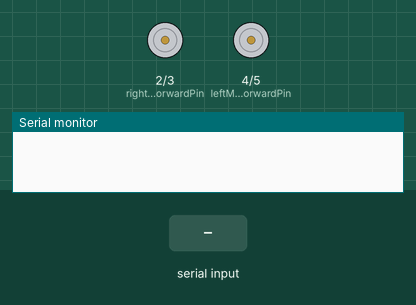
This sketch was run on a simulated Arduino Uno, built with avr-gcc and run on an emulated ATmega328P. Parts: motor-driver pin pairs drawn as motors (green arrow = first pin HIGH = forward, orange = second pin HIGH = backward, longer = more drive), the last lines printed to the serial monitor. The test bench sets the inputs (shaded band).

Above: at 1.2 s.
1.3 s: "F" received over Serial
At 2.1 s:
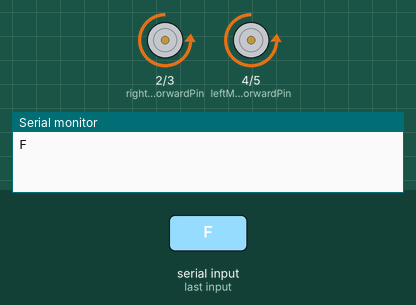
2.8 s: "L" received over Serial
At 3.3 s:
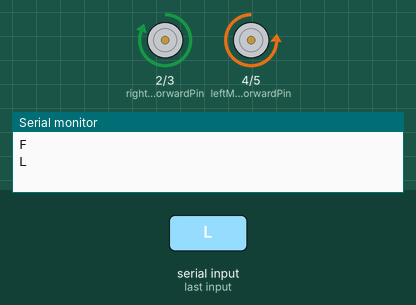
4.3 s: "R" received over Serial
At 5.5 s:
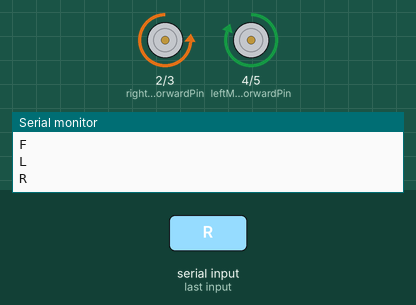
5.8 s: "S" received over Serial
At 6.7 s:
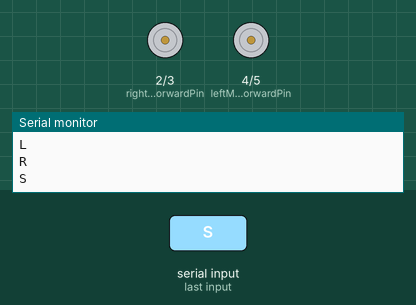
Timing chart, 0 to 8.3 s (numbered marks = the images above; inputs shaded):
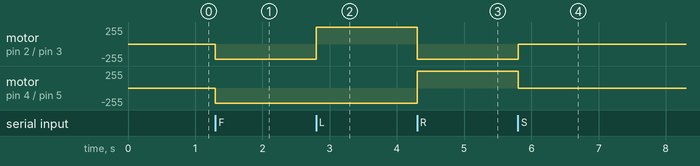

Measured:
- after the input at 1.3 s, motor on pin 2 (rightMotorForwardPin) / pin 3 (rightMotorBackwardPin), motor on pin 4 (leftMotorForwardPin) / pin 5 (leftMotorBackwardPin): stopped → backward 230/255 at once
- after the input at 2.8 s, motor on pin 2 (rightMotorForwardPin) / pin 3 (rightMotorBackwardPin): backward 230/255 → forward 255/255 at once
- after the input at 4.3 s, motor on pin 2 (rightMotorForwardPin) / pin 3 (rightMotorBackwardPin): forward 255/255 → backward 230/255 at once; motor on pin 4 (leftMotorForwardPin) / pin 5 (leftMotorBackwardPin): backward 230/255 → forward 255/255 at once
- after the input at 5.8 s, motor on pin 2 (rightMotorForwardPin) / pin 3 (rightMotorBackwardPin): backward 230/255 → stopped at once; motor on pin 4 (leftMotorForwardPin) / pin 5 (leftMotorBackwardPin): forward 255/255 → stopped at once

The sketch:

RoverArduino.ino
```cpp
// Define motor control pins
const int leftMotorForwardPin = 4;
const int leftMotorBackwardPin = 5;
const int rightMotorForwardPin = 2;
const int rightMotorBackwardPin = 3;

const int fullSpeed = 230;
const int halfSpeed = 255;

const unsigned long timeoutDuration = 2000;  // 2 seconds timeout
unsigned long lastSerialTime = 0;

void setup() {
  // Set motor pins as output
  pinMode(leftMotorForwardPin, OUTPUT);
  pinMode(leftMotorBackwardPin, OUTPUT);
  pinMode(rightMotorForwardPin, OUTPUT);
  pinMode(rightMotorBackwardPin, OUTPUT);

  // Initialize serial communication
  Serial.begin(9600);
}

void loop() {
  // Check if data is available on serial
  if (Serial.available() > 0) {
    // Read the incoming command
    char command = Serial.read();

    // Perform actions based on the command received
    if (command == 'F') {
      moveForward();
    } else if (command == 'B') {
      moveBackward();
    } else if (command == 'L') {
      turnLeft();
    } else if (command == 'R') {
      turnRight();
    } else if (command == 'S') {
      stopMotors();
    } else if (command == 'I') {
      moveForwardLeft();  // forward-left command
    } else if (command == 'J') {
      moveForwardRight();  // forward-right command
    }
    Serial.println(command);
  }

  // lastSerialTime = millis();

  //   // Check for serial timeout
  // if (millis() - lastSerialTime > timeoutDuration) {
  //   stopMotors();  // Stop motors if no command is received within timeout
  // }
}

// Function to move forward
void moveForward() {
  analogWrite(leftMotorForwardPin, 0);
  analogWrite(leftMotorBackwardPin, fullSpeed);
  analogWrite(rightMotorForwardPin, 0);
  analogWrite(rightMotorBackwardPin, fullSpeed);
}

// Function to move backward
void moveBackward() {
  analogWrite(leftMotorForwardPin, 0);
  analogWrite(leftMotorBackwardPin, fullSpeed);
  analogWrite(rightMotorForwardPin, 0);
  analogWrite(rightMotorBackwardPin, fullSpeed);
}

// Function to turn left
void turnLeft() {
  analogWrite(leftMotorForwardPin, 0);
  analogWrite(leftMotorBackwardPin, fullSpeed);  // Reverse left motor
  analogWrite(rightMotorForwardPin, fullSpeed);  // Forward right motor
  analogWrite(rightMotorBackwardPin, 0);
}

// Function to turn right
void turnRight() {
  analogWrite(leftMotorForwardPin, fullSpeed);  // Forward left motor
  analogWrite(leftMotorBackwardPin, 0);
  analogWrite(rightMotorForwardPin, 0);
  analogWrite(rightMotorBackwardPin, fullSpeed);  // Reverse right motor
}

// Function to move forward-left (right motor moves forward, left motor slower or stopped)
void moveForwardLeft() {
  analogWrite(leftMotorForwardPin, 0);   // Stop left motor
  analogWrite(leftMotorBackwardPin, halfSpeed);  // Ensure left motor is not going backward
  analogWrite(rightMotorForwardPin, halfSpeed); // Full speed on right motor
  analogWrite(rightMotorBackwardPin, 0);
}

// Function to move forward-right (left motor moves forward, right motor slower or stopped)
void moveForwardRight() {
  analogWrite(leftMotorForwardPin, halfSpeed);  // half speed on left motor
  analogWrite(leftMotorBackwardPin, 0);
  analogWrite(rightMotorForwardPin, 0);  // Stop right motor
  analogWrite(rightMotorBackwardPin, halfSpeed);
}

// Function to stop all motors
void stopMotors() {
  analogWrite(leftMotorForwardPin, 0);
  analogWrite(leftMotorBackwardPin, 0);
  analogWrite(rightMotorForwardPin, 0);
  analogWrite(rightMotorBackwardPin, 0);
}
```
